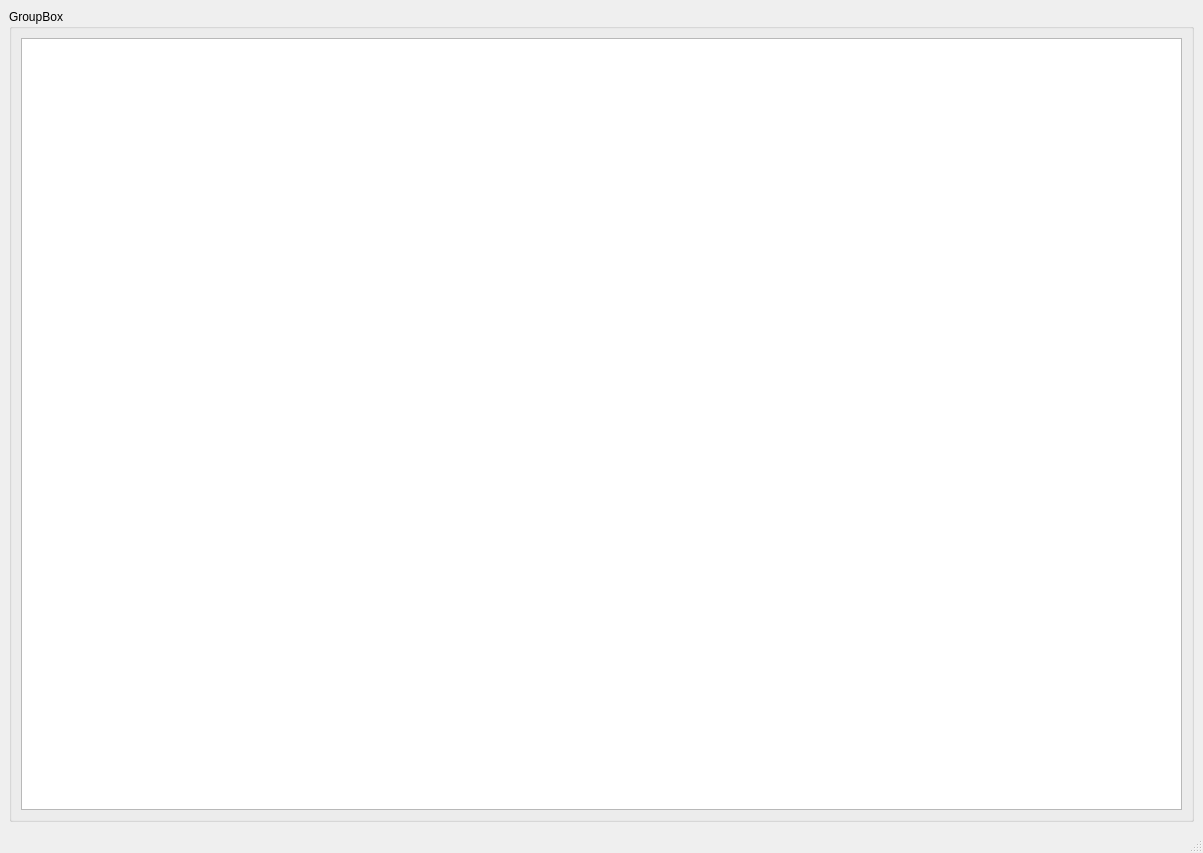
<?xml version="1.0" encoding="UTF-8"?>
<ui version="4.0">
 <class>MainWindow</class>
 <widget class="QMainWindow" name="MainWindow">
  <property name="geometry">
   <rect>
    <x>0</x>
    <y>0</y>
    <width>1203</width>
    <height>853</height>
   </rect>
  </property>
  <property name="windowTitle">
   <string>MainWindow</string>
  </property>
  <widget class="QWidget" name="centralwidget">
   <layout class="QGridLayout" name="gridLayout">
    <item row="0" column="0">
     <widget class="QGroupBox" name="groupBox">
      <property name="sizePolicy">
       <sizepolicy hsizetype="Expanding" vsizetype="Expanding">
        <horstretch>0</horstretch>
        <verstretch>0</verstretch>
       </sizepolicy>
      </property>
      <property name="title">
       <string>GroupBox</string>
      </property>
      <layout class="QGridLayout" name="gridLayout_2">
       <item row="0" column="0">
        <widget class="QTableWidget" name="tableWidget_data"/>
       </item>
      </layout>
     </widget>
    </item>
   </layout>
  </widget>
  <widget class="QMenuBar" name="menubar">
   <property name="geometry">
    <rect>
     <x>0</x>
     <y>0</y>
     <width>1203</width>
     <height>26</height>
    </rect>
   </property>
  </widget>
  <widget class="QStatusBar" name="statusbar"/>
 </widget>
 <resources/>
 <connections/>
</ui>
